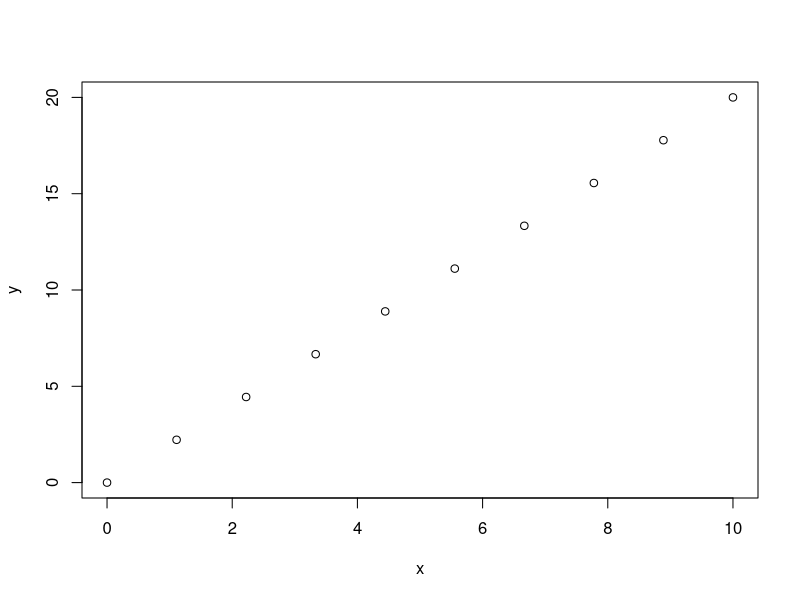

Here is the R script that generated this plot:
## ---- chunk 1
x = seq(0,10,length.out = 10)
y = seq(0,20,length.out = 10)
plot(x,y)
